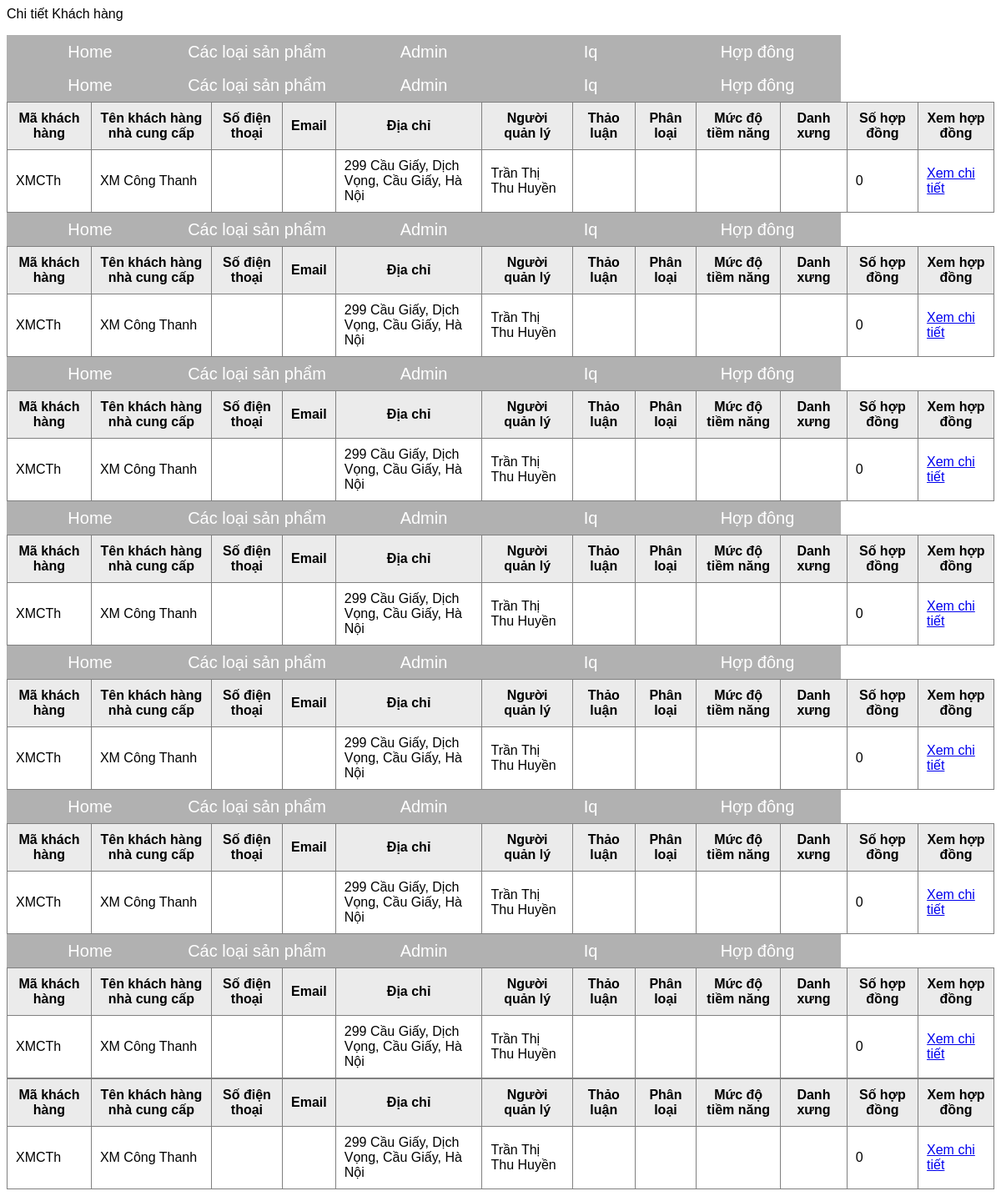
Screenshot of /chiTietkhachhang.php?idKH=XMCTh with the database file from the repository.
### tables this page shows
CREATE TABLE `iq` (
  `ngaytao` varchar(255) NOT NULL,
  `maiqcsdl` varchar(255) NOT NULL,
  `maiqkhspdate` varchar(255) NOT NULL,
  `makh` varchar(255) NOT NULL,
  `trangthai` varchar(255) NOT NULL,
  `nganh` varchar(255) NOT NULL,
  `xuatsu` varchar(255) NOT NULL,
  `thoigiancanhang` varchar(255) NOT NULL,
  `điaiemgiaohangloaigia` varchar(255) NOT NULL,
  `mucdouutien` varchar(255) NOT NULL
);

CREATE TABLE `khachhang` (
  `makh` varchar(255) NOT NULL,
  `tenkhachhangnhacc` varchar(255) NOT NULL,
  `sodienthoai` varchar(255) NOT NULL,
  `Email` varchar(255) NOT NULL,
  `diachi` varchar(255) NOT NULL,
  `nguoiquanly` varchar(255) NOT NULL,
  `thaoluan` varchar(255) NOT NULL,
  `phanloai` varchar(255) NOT NULL,
  `mucdotiemnang` varchar(255) NOT NULL,
  `danhxung` varchar(255) NOT NULL,
  `sohopdong` varchar(255) NOT NULL
);

### chiTietkhachhang.php (the view, shortened to what this page needs)
<p>Chi tiết Khách hàng</p>
<?php
    $conn = mysqli_connect("localhost", "root", "", "dataapp3") or die("Không kết nối được cơ sở dữ liệu");
    if (isset($_GET['idKH'])) {
    	$keyIQ = $_GET['idKH'];
    	$sql_chitiet = "SELECT * FROM iq  JOIN  khachhang ON iq.makh=khachhang.makh WHERE khachhang.makh = '$keyIQ'";
    }
    $result = mysqli_query($conn,$sql_chitiet);
    while ($row_chitiet = mysqli_fetch_assoc($result)) {
?>
<!DOCTYPE html>
<html>
<head>
	 <link rel="stylesheet" type="text/css" href="style.css">
</head>
<body>
            <ul>
        <li><a href="index.php">Home</a></li>
        <li><a href="">Các loại sản phẩm</a>
        </li>
        <li><a href="">Admin</a>
        </li>
        <li><a href="iq.php">Iq</a></li>
        <li><a href="hopdong.php">Hợp đông</a></li>
    </ul>
      <table class="list" border="1" cellpadding="10">
          <tr>
            <th>Mã khách hàng</th>
            <th>Tên khách hàng nhà cung cấp</th>
            <th>Số điện thoại</th>
            <th>Email</th>
            <th>Địa chỉ</th>
            <th>Người quản lý</th>
            <th>Thảo luận</th>
            <th>Phân loại</th>
            <th>Mức độ tiềm năng</th>
            <th>Danh xưng</th>
            <th>Số hợp đồng</th>
            <th>Xem hợp đồng</th>
        </tr>
<tr>
	<td><?php echo $row_chitiet['makh'] ?></td>
	<td><?php echo $row_chitiet['tenkhachhangnhacc'] ?></td>
	<td><?php echo $row_chitiet['sodienthoai'] ?></td>
	<td><?php echo $row_chitiet['Email'] ?></td>
	<td><?php echo $row_chitiet['diachi'] ?></td>
	<td><?php echo $row_chitiet['nguoiquanly'] ?></td>
	<td><?php echo $row_chitiet['thaoluan'] ?></td>
	<td><?php echo $row_chitiet['phanloai'] ?></td>
	<td><?php echo $row_chitiet['mucdotiemnang'] ?></td>
    <td><?php echo $row_chitiet['danhxung'] ?></td>
	<td><?php echo $row_chitiet['sohopdong'] ?></td>
                  <form action="" method="get">
            <td><a href="./hopdong.php?idhd=<?php echo  $row['mancc'] ?>" >Xem chi tiết</a></td>
        </form>
</tr>
<?php } ?>
</table>
</body>
</html>

### style.css (style rules this page uses)
body { background: url(); background-size: cover; font-family: arial; }
ul { margin: 0; padding: 0; list-style: none; }
ul li { float: left; width: 200px; height: 40px; background-color: darkgrey; opacity: .9; line-height: 40px; text-align: center; font-size: 20px; }
ul li a { text-decoration: none; color: white; display: block; }

### chiTietkhachhang.php (style rules this page uses)
.list { border-collapse: collapse; }
.list tr th { background: #ebebeb; }

### rows the page displays
iq: khachhang.makh "XMCTh", khachhang.tenkhachhangnhacc "XM Công Thanh", khachhang.diachi "299 Cầu Giấy, Dịch Vọng, Cầu Giấy, Hà Nội", khachhang.nguoiquanly "Trần Thị Thu Huyền", khachhang.sohopdong "0"
iq: khachhang.makh "XMCTh", khachhang.tenkhachhangnhacc "XM Công Thanh", khachhang.diachi "299 Cầu Giấy, Dịch Vọng, Cầu Giấy, Hà Nội", khachhang.nguoiquanly "Trần Thị Thu Huyền", khachhang.sohopdong "0"
iq: khachhang.makh "XMCTh", khachhang.tenkhachhangnhacc "XM Công Thanh", khachhang.diachi "299 Cầu Giấy, Dịch Vọng, Cầu Giấy, Hà Nội", khachhang.nguoiquanly "Trần Thị Thu Huyền", khachhang.sohopdong "0"
iq: khachhang.makh "XMCTh", khachhang.tenkhachhangnhacc "XM Công Thanh", khachhang.diachi "299 Cầu Giấy, Dịch Vọng, Cầu Giấy, Hà Nội", khachhang.nguoiquanly "Trần Thị Thu Huyền", khachhang.sohopdong "0"
iq: khachhang.makh "XMCTh", khachhang.tenkhachhangnhacc "XM Công Thanh", khachhang.diachi "299 Cầu Giấy, Dịch Vọng, Cầu Giấy, Hà Nội", khachhang.nguoiquanly "Trần Thị Thu Huyền", khachhang.sohopdong "0"
iq: khachhang.makh "XMCTh", khachhang.tenkhachhangnhacc "XM Công Thanh", khachhang.diachi "299 Cầu Giấy, Dịch Vọng, Cầu Giấy, Hà Nội", khachhang.nguoiquanly "Trần Thị Thu Huyền", khachhang.sohopdong "0"
iq: khachhang.makh "XMCTh", khachhang.tenkhachhangnhacc "XM Công Thanh", khachhang.diachi "299 Cầu Giấy, Dịch Vọng, Cầu Giấy, Hà Nội", khachhang.nguoiquanly "Trần Thị Thu Huyền", khachhang.sohopdong "0"
iq: khachhang.makh "XMCTh", khachhang.tenkhachhangnhacc "XM Công Thanh", khachhang.diachi "299 Cầu Giấy, Dịch Vọng, Cầu Giấy, Hà Nội", khachhang.nguoiquanly "Trần Thị Thu Huyền", khachhang.sohopdong "0"
